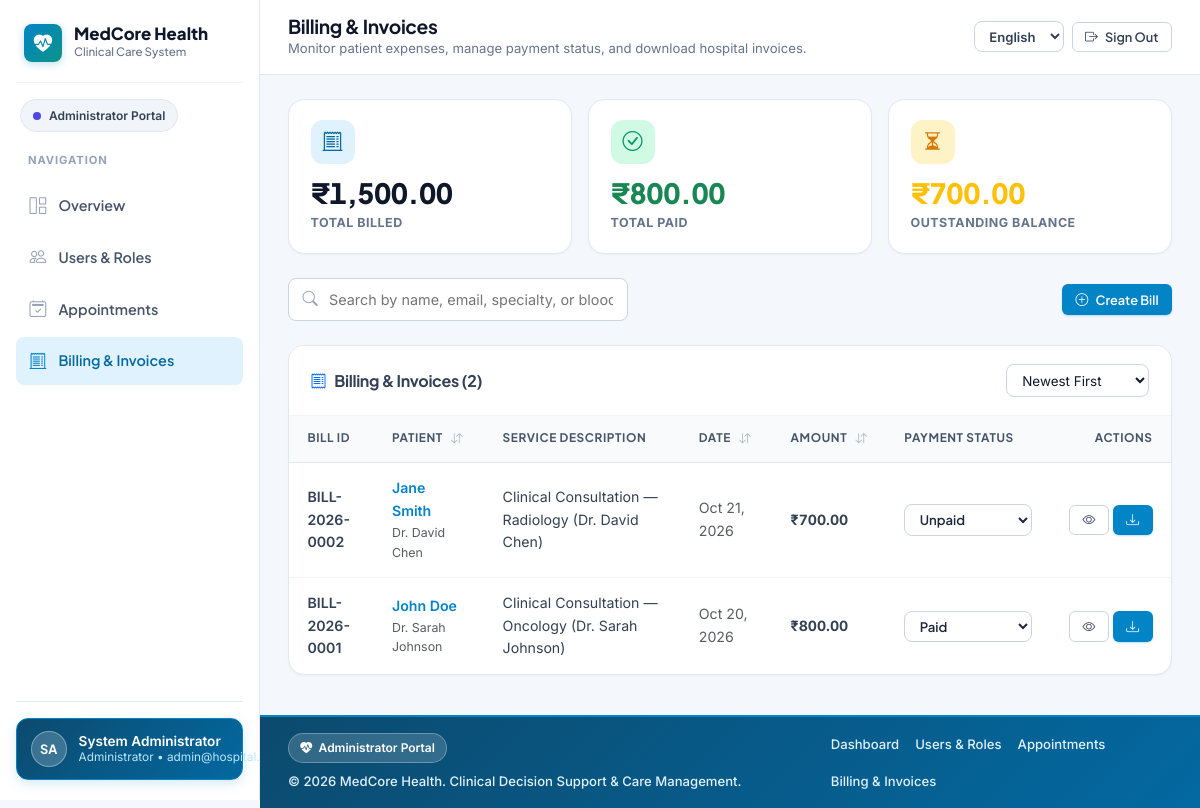
The app's page /admin/bills.php (signed in) with its own data.
### tables this page shows
CREATE TABLE `bills` (
    `id` INT NOT NULL AUTO_INCREMENT,
    `bill_number` VARCHAR(40) NOT NULL,
    `patient_id` INT NOT NULL,
    `doctor_id` INT NOT NULL,
    `appointment_id` INT NULL,
    `diagnostic_id` INT NULL,
    `description` VARCHAR(255) NOT NULL,
    `items_json` JSON NULL,
    `amount` DECIMAL(10,2) NOT NULL DEFAULT 0.00,
    `payment_status` ENUM('unpaid', 'paid', 'partial', 'cancelled') NOT NULL DEFAULT 'unpaid',
    `bill_date` DATE NOT NULL,
    `paid_at` DATETIME NULL,
    `notes` TEXT NULL,
    `created_at` TIMESTAMP DEFAULT CURRENT_TIMESTAMP,
    PRIMARY KEY (`id`),
    UNIQUE KEY `uniq_bill_number` (`bill_number`),
    INDEX `idx_bill_patient` (`patient_id`),
    INDEX `idx_bill_doctor` (`doctor_id`),
    INDEX `idx_bill_appointment` (`appointment_id`),
    INDEX `idx_bill_diagnostic` (`diagnostic_id`),
    INDEX `idx_bill_status` (`payment_status`),
    FOREIGN KEY (`patient_id`) REFERENCES `users`(`id`) ON DELETE CASCADE,
    FOREIGN KEY (`doctor_id`) REFERENCES `users`(`id`) ON DELETE CASCADE
);

CREATE TABLE `users` (
    `id` INT NOT NULL AUTO_INCREMENT,
    `name` VARCHAR(255) NOT NULL,
    `email` VARCHAR(255) NOT NULL,
    `password_hash` VARCHAR(255) NOT NULL,
    `role` ENUM('admin', 'doctor', 'patient') NOT NULL,
    `created_at` TIMESTAMP DEFAULT CURRENT_TIMESTAMP,
    PRIMARY KEY (`id`),
    UNIQUE KEY `email` (`email`),
    INDEX `idx_role` (`role`),
    INDEX `idx_created_at` (`created_at`)
);

### config/db.php (called while the page is built, shortened)
<?php
require_once __DIR__ . '/../includes/i18n.php';
function formatCurrency($amount) {
    $val = round((float)$amount, 2);
    $neg = $val < 0 ? '-' : '';
    $abs = abs($val);
    $parts = explode('.', number_format($abs, 2, '.', ''));
    $intPart = $parts[0];
    $decPart = $parts[1] ?? '00';
    if (strlen($intPart) > 3) {
        $last3 = substr($intPart, -3);
        $rest = substr($intPart, 0, -3);
        $rest = preg_replace('/\B(?=(\d{2})+(?!\d))/', ',', $rest);
        $formattedInt = $rest . ',' . $last3;
    } else {
        $formattedInt = $intPart;
    }
    return $neg . '₹' . $formattedInt . '.' . $decPart;
}
function formatDate($date, $format = 'M d, Y') {
    $timestamp = is_numeric($date) ? (int)$date : strtotime($date);
    return date($format, $timestamp);
}

### includes/i18n.php (called while the page is built, shortened)
<?php
function getCurrentLang() {
    static $resolved = null;
    if ($resolved !== null) {
        return $resolved;
    }
    $lang = 'en';
    $resolved = $lang;
    return $resolved;
}
function loadTranslations($lang = null) {
    static $cache = [];
    $lang = $lang ?: getCurrentLang();
    if (!isset($cache['en'])) {
        $enFile = __DIR__ . '/lang/en.php';
        $cache['en'] = file_exists($enFile) ? require $enFile : [];
    }
    if ($lang === 'en') {
        return $cache['en'];
    }
    return $cache[$lang];
}
function t($key, $params = []) {
    $lang = getCurrentLang();
    $dict = loadTranslations($lang);
    $fallback = loadTranslations('en');
    $text = $dict[$key] ?? $fallback[$key] ?? $key;
    return $text;
}
function e_t($key, $params = []) {
    return htmlspecialchars(t($key, $params), ENT_QUOTES, 'UTF-8');
}
function translateStatus($value) {
    $norm = strtolower(trim((string)$value));
    $map = [
        'pending' => 'status_pending',
        'confirmed' => 'status_confirmed',
        'completed' => 'status_completed',
        'cancelled' => 'status_cancelled',
        'rejected' => 'status_rejected',
        'unpaid' => 'status_unpaid',
        'paid' => 'status_paid',
        'partial' => 'status_partial',
        'analyzed' => 'status_analyzed',
        'reviewed_by_doctor' => 'status_reviewed',
        'admin' => 'role_admin',
        'doctor' => 'role_doctor',
        'patient' => 'role_patient',
        'male' => 'gender_male',
        'female' => 'gender_female',
        'other' => 'gender_other',
        'yes' => 'yes',
        'no' => 'no',
    ];
    if (isset($map[$norm])) {
        return t($map[$norm]);
    }
    return (string)$value;
}

### admin/bills.php (the view, shortened to what this page needs)
<?php
require_once __DIR__ . '/../config/db.php';
$bills = [];
$totals = ['all' => 0, 'paid' => 0, 'unpaid' => 0];
try {
    $pdo = getDBConnection();
    $bills = $pdo->query("
        SELECT b.*, p.name AS patient_name, d.name AS doctor_name
        FROM bills b
        JOIN users p ON b.patient_id = p.id
        JOIN users d ON b.doctor_id = d.id
        ORDER BY b.bill_date DESC, b.id DESC
    ")->fetchAll();
    foreach ($bills as $b) {
        if ($b['payment_status'] !== 'cancelled') {
            $totals['all'] += (float)$b['amount'];
            if ($b['payment_status'] === 'paid') {
                $totals['paid'] += (float)$b['amount'];
            } else {
                $totals['unpaid'] += (float)$b['amount'];
            }
        }
    }
} catch (PDOException $e) {
    error_log("Admin Bills Error: " . $e->getMessage());
    $error = t('msg_error');
}
include __DIR__ . '/../includes/portal_header.php';
?>
<div class="row g-3 mb-4">
    <div class="col-md-4">
        <div class="kpi-card">
            <div class="kpi-icon-wrap kpi-icon-primary"><i class="bi bi-receipt-cutoff"></i></div>
            <div class="kpi-value"><?php echo formatCurrency($totals['all']); ?></div>
            <div class="kpi-label"><?php echo e_t('kpi_total_billed'); ?></div>
        </div>
    </div>
    <div class="col-md-4">
        <div class="kpi-card">
            <div class="kpi-icon-wrap kpi-icon-success"><i class="bi bi-check-circle"></i></div>
            <div class="kpi-value text-success"><?php echo formatCurrency($totals['paid']); ?></div>
            <div class="kpi-label"><?php echo e_t('kpi_total_paid'); ?></div>
        </div>
    </div>
    <div class="col-md-4">
        <div class="kpi-card">
            <div class="kpi-icon-wrap kpi-icon-warning"><i class="bi bi-hourglass-split"></i></div>
            <div class="kpi-value text-warning"><?php echo formatCurrency($totals['unpaid']); ?></div>
            <div class="kpi-label"><?php echo e_t('kpi_outstanding'); ?></div>
        </div>
    </div>
</div>
<div class="d-flex flex-wrap justify-content-between align-items-center gap-3 mb-4">
    <div class="input-group-modern" style="max-width: 340px; flex: 1;">
        <input type="text" id="billSearch" class="form-control-modern" placeholder="<?php echo e_t('ph_search_users'); ?>" onkeyup="filterBills()">
    </div>
    <button type="button" class="btn-modern btn-modern-primary btn-modern-sm" data-bs-toggle="modal" data-bs-target="#addBillModal">
        <i class="bi bi-plus-circle"></i> <?php echo e_t('btn_create_bill'); ?>
    </button>
</div>
<div class="card-modern">
    <div class="card-header-modern">
        <h5 class="h6 fw-bold mb-0"><i class="bi bi-receipt text-primary me-2"></i><?php echo e_t('nav_billing_invoices'); ?> (<?php echo count($bills); ?>)</h5>
        <select class="form-select-modern form-select-sm" style="width:auto;" onchange="sortTableBySelect('adminBillsTable', this)">
            <option value="3:date:desc"><?php echo e_t('sort_newest'); ?></option>
        </select>
    </div>
    <div class="card-body-modern p-0">
        <?php if (empty($bills)): ?>
            <div class="text-center py-5 text-muted small"><?php echo e_t('hist_empty_bills'); ?></div>
        <?php else: ?>
            <div class="table-responsive">
                <table class="table-modern" id="adminBillsTable">
                    <thead>
                        <tr>
                            <th><?php echo e_t('col_bill_id'); ?></th>
                            <th class="sortable-th" onclick="sortTable('adminBillsTable', 1, 'text')"><?php echo e_t('col_patient'); ?> <span class="sort-indicator"><i class="bi bi-arrow-down-up"></i></span></th>
                            <th><?php echo e_t('col_service_desc'); ?></th>
                            <th class="sortable-th" onclick="sortTable('adminBillsTable', 3, 'date')"><?php echo e_t('label_date'); ?> <span class="sort-indicator"><i class="bi bi-arrow-down-up"></i></span></th>
                            <th class="sortable-th" onclick="sortTable('adminBillsTable', 4, 'number')"><?php echo e_t('label_amount'); ?> <span class="sort-indicator"><i class="bi bi-arrow-down-up"></i></span></th>
                            <th><?php echo e_t('col_payment_status'); ?></th>
                            <th class="text-end"><?php echo e_t('label_actions'); ?></th>
                        </tr>
                    </thead>
                    <tbody>
                        <?php foreach ($bills as $b): ?>
                            <tr class="bill-row">
                                <td class="fw-semibold small text-slate-900"><?php echo htmlspecialchars($b['bill_number']); ?></td>
                                <td data-sort="<?php echo htmlspecialchars($b['patient_name']); ?>">
                                    <a href="<?php echo BASE_URL; ?>/patient/profile.php?id=<?php echo (int)$b['patient_id']; ?>" class="fw-semibold">
                                        <?php echo htmlspecialchars($b['patient_name']); ?>
                                    </a>
                                    <div class="extra-small text-muted"><?php echo htmlspecialchars($b['doctor_name']); ?></div>
                                </td>
                                <td class="small"><?php echo htmlspecialchars($b['description']); ?></td>
                                <td data-sort="<?php echo htmlspecialchars($b['bill_date']); ?>" class="small text-muted"><?php echo formatDate($b['bill_date']); ?></td>
                                <td data-sort="<?php echo floatval($b['amount']); ?>" class="fw-bold tabular-nums"><?php echo formatCurrency($b['amount']); ?></td>
                                <td>
                                    <select class="role-select-inline" onchange="updateBillStatus(<?php echo (int)$b['id']; ?>, this)">
                                        <?php foreach (['unpaid', 'paid', 'partial', 'cancelled'] as $st): ?>
                                            <option value="<?php echo $st; ?>" <?php echo $b['payment_status'] === $st ? 'selected' : ''; ?>><?php echo htmlspecialchars(translateStatus($st)); ?></option>
                                        <?php endforeach; ?>
                                    </select>
                                </td>
                                <td class="text-end">
                                    <div class="d-inline-flex gap-1">
                                        <a href="<?php echo BASE_URL; ?>/patient/download_bill.php?id=<?php echo (int)$b['id']; ?>" class="btn-modern btn-modern-outline btn-modern-sm" target="_blank" title="<?php echo e_t('label_view'); ?>">
                                            <i class="bi bi-eye"></i>
                                        </a>
                                        <a href="<?php echo BASE_URL; ?>/patient/download_bill.php?id=<?php echo (int)$b['id']; ?>&download=1" class="btn-modern btn-modern-primary btn-modern-sm" title="<?php echo e_t('label_download'); ?>">
                                            <i class="bi bi-download"></i>
                                        </a>
                                    </div>
                                </td>
                            </tr>
                        <?php endforeach; ?>
                    </tbody>
                </table>
            </div>
        <?php endif; ?>
    </div>
</div>
<?php
include __DIR__ . '/../includes/portal_footer.php';
?>

### records on screen
bills: bill_number "BILL-2026-0002", patient.name "Jane Smith", doctor.name "Dr. David Chen", description "Clinical Consultation — Radiology (Dr. David Chen)", bill_date "Oct 21, 2026", amount "₹700.00"
bills: bill_number "BILL-2026-0001", patient.name "John Doe", doctor.name "Dr. Sarah Johnson", description "Clinical Consultation — Oncology (Dr. Sarah Johnson)", bill_date "Oct 20, 2026", amount "₹800.00"

### other values on screen
e_t('app_name') "MedCore Health"
e_t('clinical_care_system') "Clinical Care System"
$__portalLabel "Administrator Portal"
e_t('nav_navigation') "NAVIGATION"
$__item['label'] "Overview"
$__item['label'] "Users & Roles"
$__item['label'] "Appointments"
$__item['label'] "Billing & Invoices"
$__initials "SA"
$__userName "System Administrator"
$__roleLabel "Administrator"
$page_title "Billing & Invoices"
$page_subtitle "Monitor patient expenses, manage payment status, and download hospital invoices."
e_t('nav_sign_out') "Sign Out"
formatCurrency($totals['all']) "₹1,500.00"
